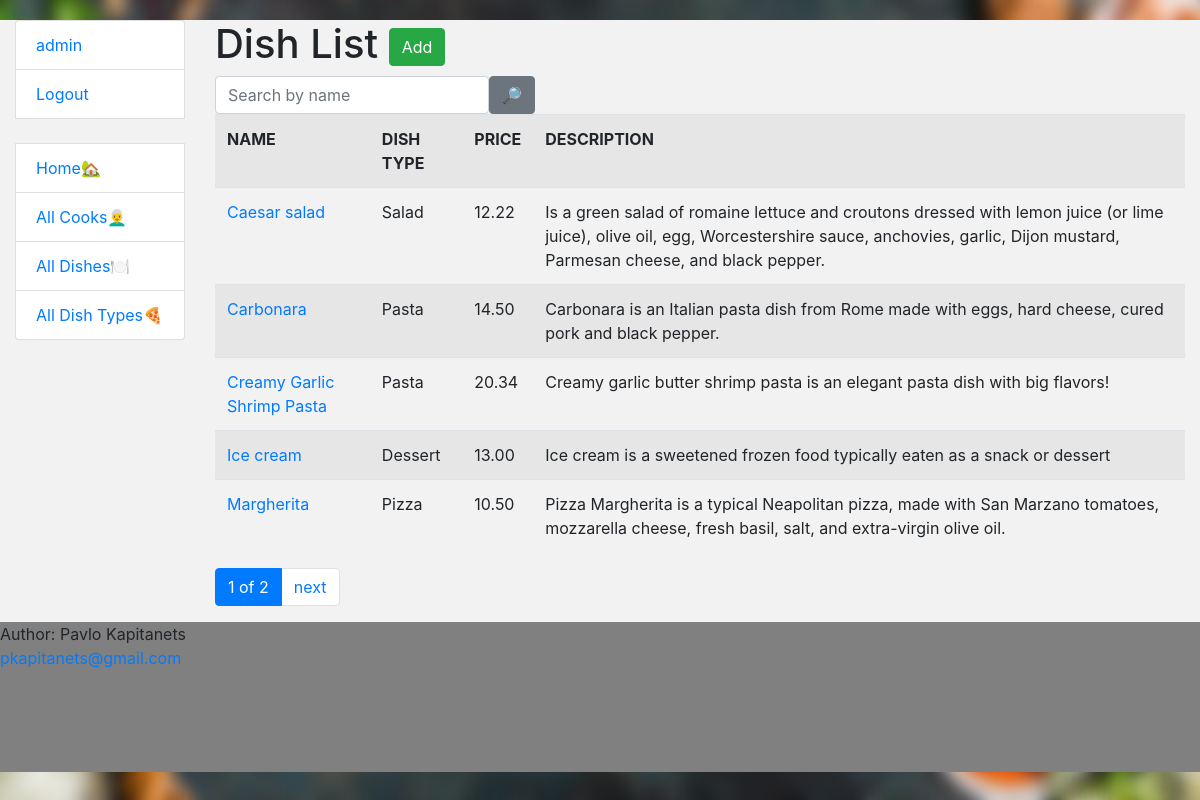
Page /dishes/ (signed in) on the committed database.
### restaurant/models.py (models this page shows, shortened)
class Cook(AbstractUser):
    years_of_experience = models.IntegerField(default=1)
    class Meta:
        verbose_name = "cook"
        verbose_name_plural = "cooks"
        ordering = ["username"]

class Dish(models.Model):
    name = models.CharField(max_length=255)
    description = models.TextField(max_length=255, blank=True, null=True)
    price = models.DecimalField(max_digits=10, decimal_places=2, validators=[MinValueValidator(0)])
    dish_type = models.ForeignKey(DishType, on_delete=models.CASCADE)
    cooks = models.ManyToManyField(settings.AUTH_USER_MODEL, related_name="dishes")
    class Meta:
        verbose_name = "dish"
        verbose_name_plural = "dishes"
        ordering = ["name"]

class DishType(models.Model):
    name = models.CharField(max_length=255, unique=True)
    class Meta:
        ordering = ["name"]

### restaurant/views.py (the view)
class DishListView(LoginRequiredMixin, generic.ListView):
    model = Dish
    template_name = "restaurant/dish_list.html"
    context_object_name = "Dish_list"
    queryset = Dish.objects.all().select_related("dish_type")
    paginate_by = 5
    def get_context_data(self, *, object_list=None, **kwargs):
        context = super(DishListView, self).get_context_data(**kwargs)
        name = self.request.GET.get("name", "")
        context["search_form"] = DishSearchForm(initial={
            "name": name
        })
        return context
    def get_queryset(self):
        form = DishSearchForm(self.request.GET)
        if form.is_valid():
            return self.queryset.filter(
                name__icontains=form.cleaned_data["name"]
            )
        return self.queryset

### restaurant/forms.py
class DishSearchForm(forms.Form):
    name = forms.CharField(max_length=255,
                           required=False,
                           label="",
                           widget=forms.TextInput(
                               attrs={"placeholder": "Search by name"}))

### restaurant/templatetags/query_transform.py (called while the page is built)
@register.simple_tag
def query_transform(request, **kwargs):
    updated = request.GET.copy()
    for key, value in kwargs.items():
        if value is not None:
            updated[key] = value
        else:
            updated.pop(key, 0)
    return updated.urlencode()

### templates/restaurant/dish_list.html
{% extends "base.html" %}
{% load crispy_forms_filters %}
{% block content %}
  <h1>
    Dish List
    <a href="{% url 'restaurant:dish-create' %}">
    <button class="btn btn-success">
      Add
    </button>
  </a>
  </h1>
   <form action="" method="get" class="form-inline">
    {{ search_form|crispy }}
    <input class="btn btn-secondary" type="submit" value="🔎">
  </form>
    {% if Dish_list %}
      <table class="table table-striped">
        <tr>
          <th>NAME</th>
          <th>DISH TYPE</th>
          <th>PRICE</th>
          <th>DESCRIPTION</th>
        </tr>
      {% for dish in Dish_list %}
        <tr>
          <td><a href="{% url "restaurant:dish-detail" pk=dish.id %}">{{ dish.name }}</a></td>
          <td>{{ dish.dish_type.name }}</td>
          <td>{{ dish.price }}</td>
          <td>{{ dish.description }}</td>
        </tr>
      {% endfor %}
      </table>
    {% else %}
    <p>There are no dishes in restaurant</p>
  {% endif %}
{% endblock %}

### templates/includes/sidebar.html
<ul class="sidebar-nav list-group" >
  {% if user.is_authenticated %}
    <li class="list-group-item"><a href="{% url 'restaurant:cook-detail' pk=user.id %}">{{ user.username }}</a> </li>
    <li class="list-group-item"><a href="{% url 'logout' %}">Logout</a> </li>
  {% else %}
    <li class="list-group-item"><a href="{% url 'login' %}">Login</a> </li>
  {% endif %}
  <br>
    <li class="list-group-item"><a href="{% url "restaurant:index" %}">Home🏡</a></li>
    <li class="list-group-item"><a href="{% url  "restaurant:cook-list"%}">All Cooks👨‍🦳</a></li>
    <li class="list-group-item"><a href="{% url "restaurant:dish-list" %}">All Dishes🍽</a></li>
    <li class="list-group-item"><a href="{% url "restaurant:dish-type-list" %}">All Dish Types🍕</a></li>
</ul>

### static/css/styles.css (style rules this page uses)
body { margin-top: 20px; }
.sidebar-nav { padding: 0; list-style: none; }

### rows in the picture
Cook: username "admin"
Dish: name "Caesar salad", dish_type.name "Salad", price "12.22", description "Is a green salad of romaine lettuce and croutons dressed with lemon juice (or lime juice), olive oil, egg, Worcestershire sauce, anchovies, garlic, Dijon mustard, Parmesan cheese, and black pepper."
Dish: name "Carbonara", dish_type.name "Pasta", price "14.50", description "Carbonara is an Italian pasta dish from Rome made with eggs, hard cheese, cured pork and black pepper."
Dish: name "Creamy Garlic Shrimp Pasta", dish_type.name "Pasta", price "20.34", description "Creamy garlic butter shrimp pasta is an elegant pasta dish with big flavors!"
Dish: name "Ice cream", dish_type.name "Dessert", price "13.00", description "Ice cream is a sweetened frozen food typically eaten as a snack or dessert"
Dish: name "Margherita", dish_type.name "Pizza", price "10.50", description "Pizza Margherita is a typical Neapolitan pizza, made with San Marzano tomatoes, mozzarella cheese, fresh basil, salt, and extra-virgin olive oil."

### other values in the picture
{{ page_obj.number }} "1"
{{ paginator.num_pages }} "2"
